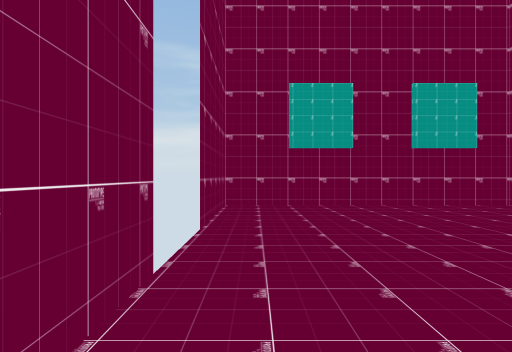
view 1 (above)

24 first-person views from a walk through a 3-D level made in the Unity game engine. The camera is 1.5 m above the floor, looks level and sees 75° across. The floor is counted in squares, 2 m on a side. Each view is taken from the middle of a square. On the plan, view 1 faces up. The plan holds only what a view shows up to about 11 squares ahead; the rest is blank. The place goes on beyond the plan.

view 2
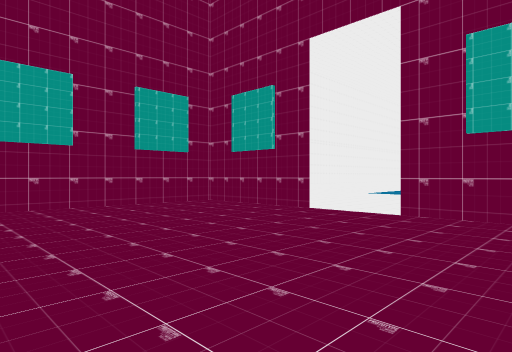

view 3
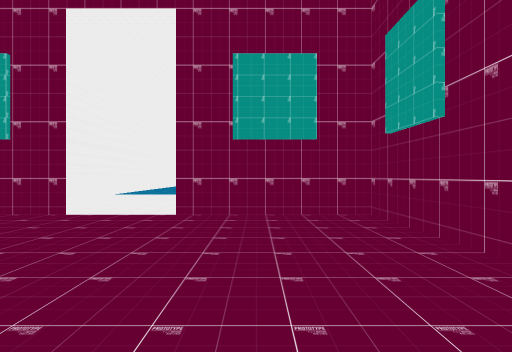

view 4
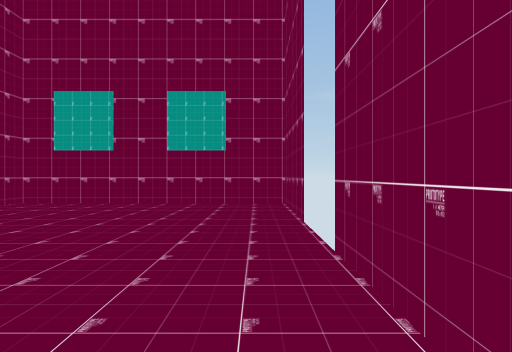

view 5
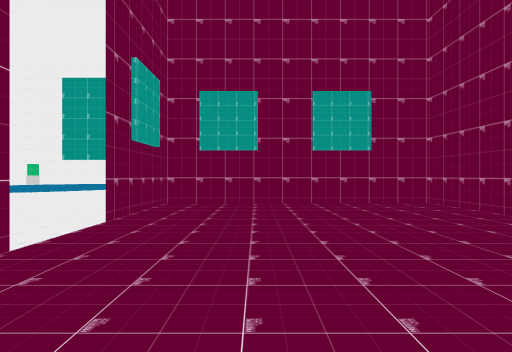

view 6
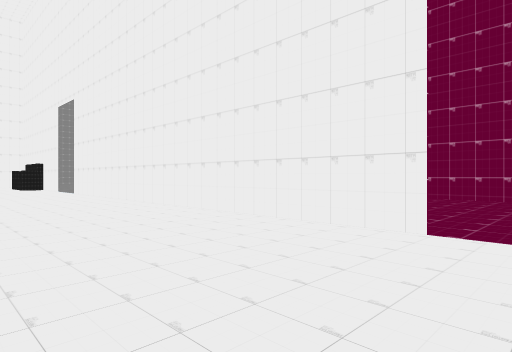

view 7
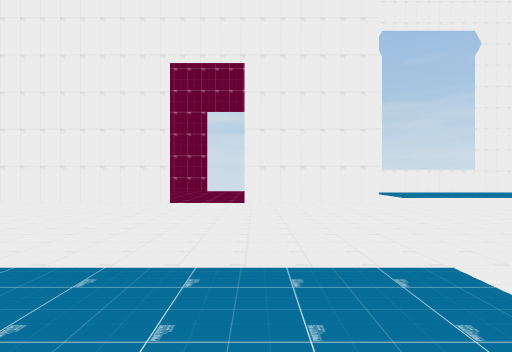

view 8
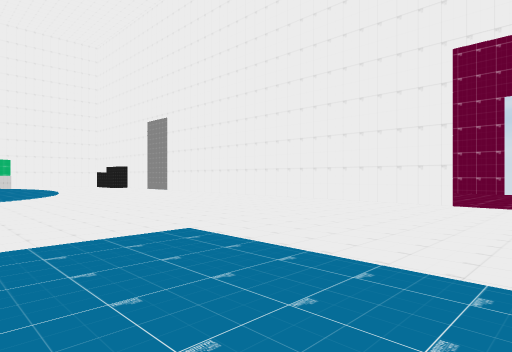

view 9
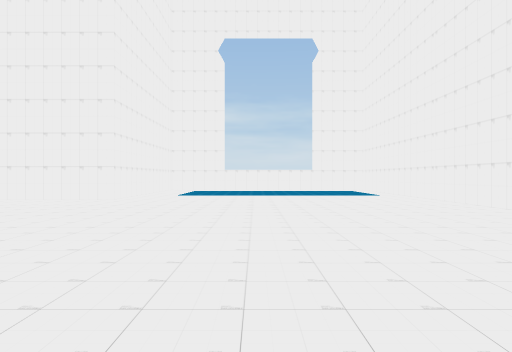

view 10
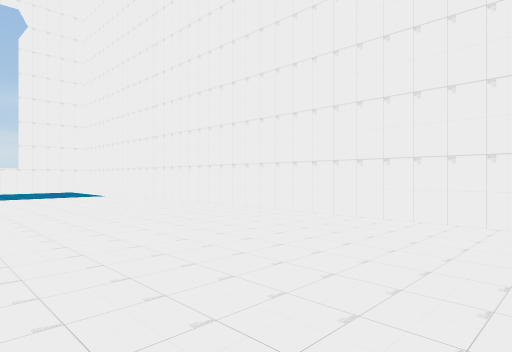

view 11
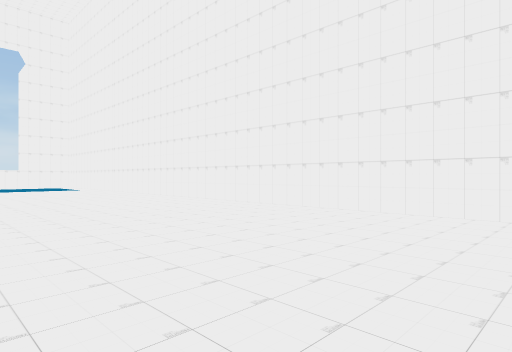

view 12
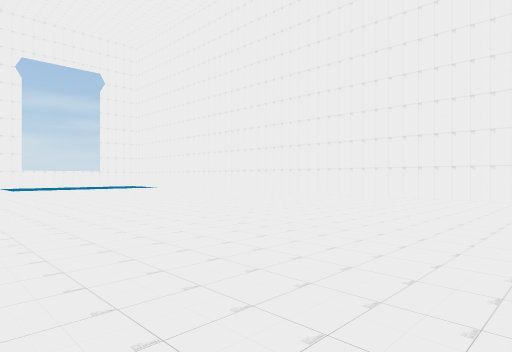

view 13
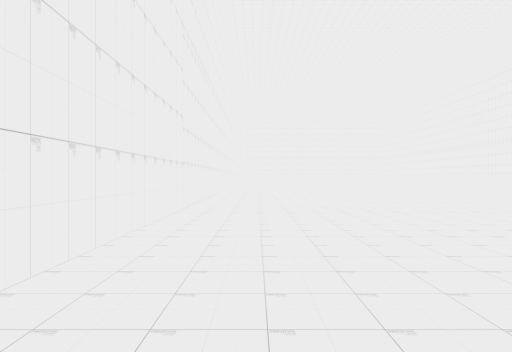

view 14
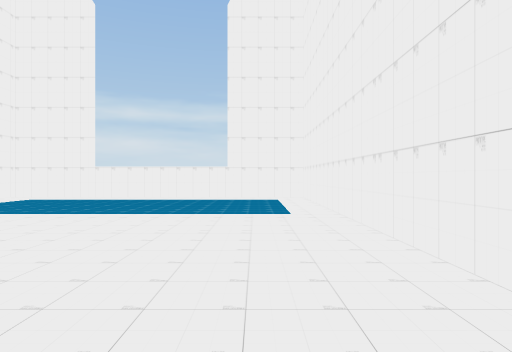

view 15
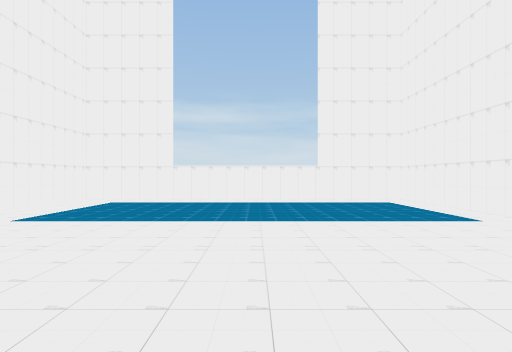

view 16
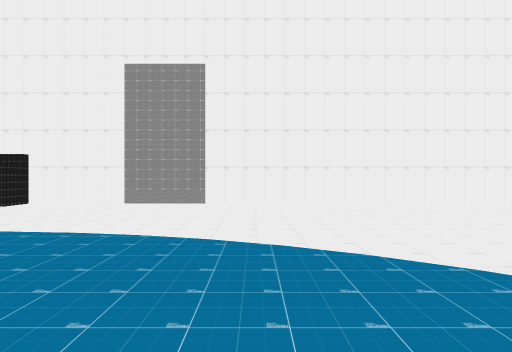

view 17
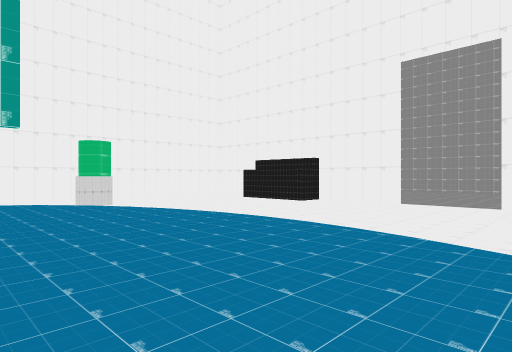

view 18
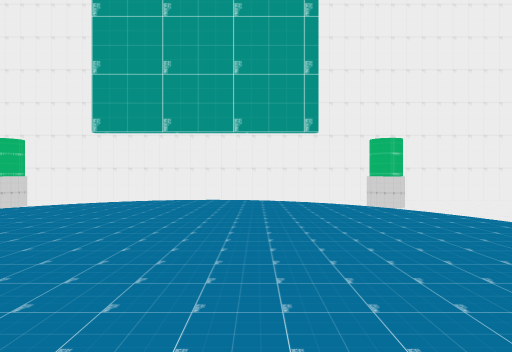

view 19
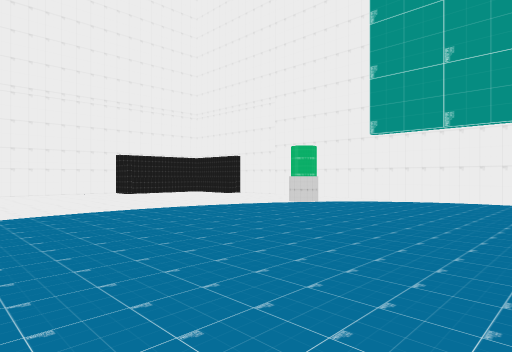

view 20
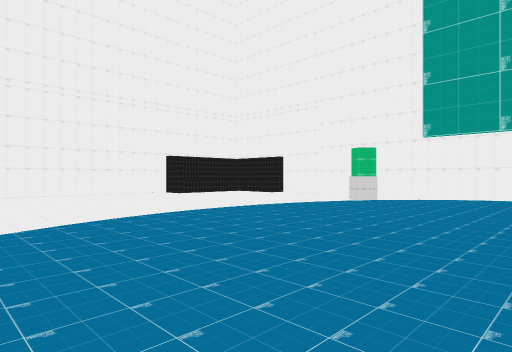

view 21
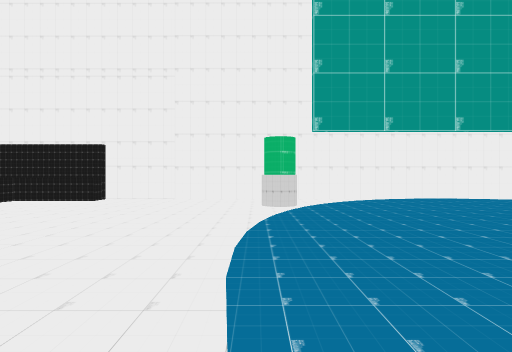

view 22
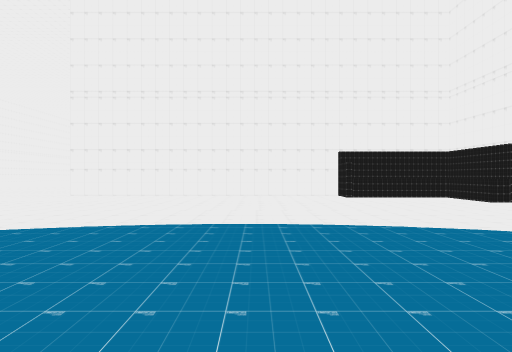

view 23
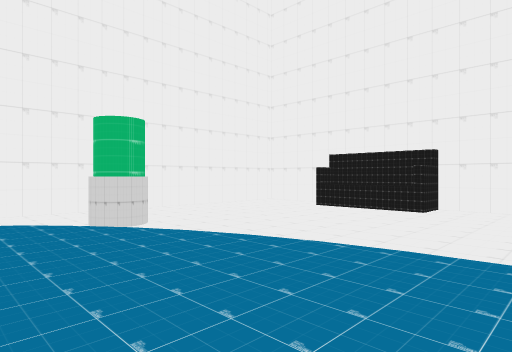

view 24
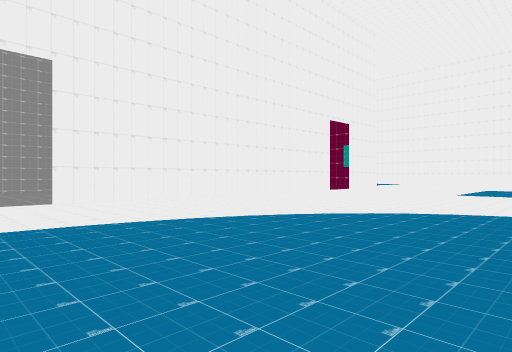

### Floor plan
Points are (right, up) in squares from view 1. A wall is a line through its corners. A room is listed if a view was taken in it or the views show most of it. See-through windows are left out.
Room 1 (views 1, 2, 3, 4, 5)
walls: (-0.8, 2.6) (-0.8, -1.2) (6.5, -1.2) (6.5, 2.6); (6.5, 4.6) (6.5, 8.5) (-0.9, 8.5); (-0.8, 9.1) (-0.8, 4.6)
ways out: opening at (6, 3.5) to room 2; gap at (-1, 5)
Room 2 (views 6, 7, 8, 9, 10, 11, 12, 13, 14, 15, 16, 17, 18, 19, 20, 21, 22, 23, 24)
walls: (6.5, 2.6) (6.5, -11.5); (6, 8.5) (6.5, 8.5) (6.5, 4.6); (6.5, -13.8) (6.5, -16.5) (7.4, -16.5) (7.4, -19.2); (-0.8, 8.5) (2.9, 8.5); (6.7, -16.9) (6.7, -19.1); (29, 18.7) (-0.8, 18.7) (-0.8, 9.1); (6.5, -19.9) (6.5, -21); (7.2, -21.8) (27.9, -21.8) (27.9, -21) (29.5, -21); (27.9, -21.5) (29.5, -21.5)
ways out: opening at (6, 3.5) to room 1; opening at (6, -12.5)

Where each view was taken, in squares from view 1:
view 1: 0 up, 0 right, facing up
view 2: 0 up, 0 right, facing up-right
view 3: 1 up, 0 right, facing right
view 4: 8 up, 0 right, facing down
view 5: 8 up, 4 right, facing down
view 6: 4 up, 11 right, facing down-left
view 7: 5 up, 16 right, facing left
view 8: 5 up, 16 right, facing down-left
view 9: 13 up, 17 right, facing left
view 10: 13 up, 17 right, facing up-left
view 11: 12 up, 23 right, facing up-left
view 12: 7 up, 24 right, facing up-left
view 13: 17 up, 18 right, facing right
view 14: 17 up, 11 right, facing left
view 15: 14 up, 10 right, facing left
view 16: 10 down, 16 right, facing left
view 17: 10 down, 16 right, facing down-left
view 18: 11 down, 16 right, facing down
view 19: 11 down, 16 right, facing down-right
view 20: 9 down, 17 right, facing down-right
view 21: 11 down, 23 right, facing down
view 22: 14 down, 18 right, facing right
view 23: 14 down, 15 right, facing down-left
view 24: 14 down, 17 right, facing up-left
